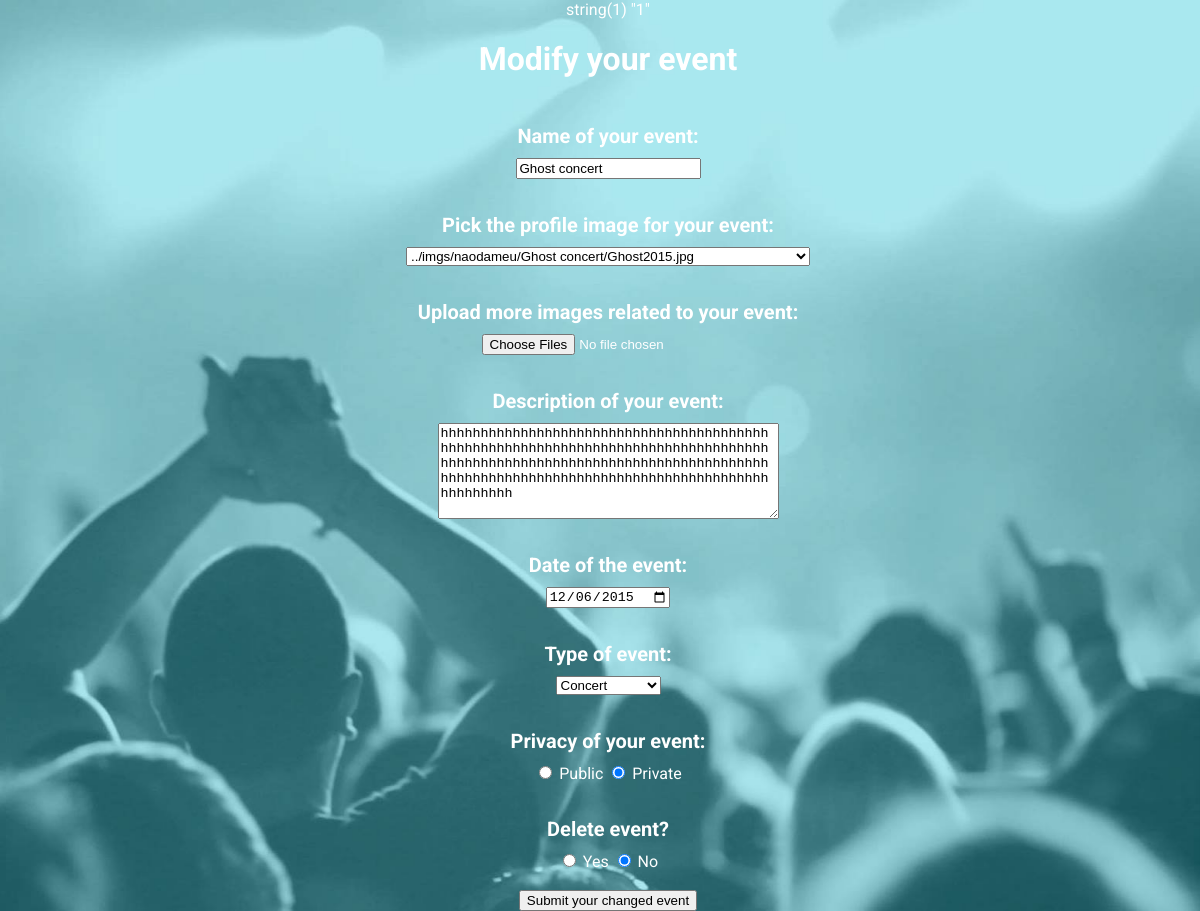
Page /templates/modify_event.php?event_id=1 on the committed database.
### tables this page shows
CREATE TABLE events (
	id_event INTEGER,
	username VARCHAR,
    id_events_types INTEGER,
    name VARCHAR,
	image VARCHAR,
	event_date DATE,
	description TEXT,
    visibility INTEGER, -- 0-> Public 1-> Private
    PRIMARY KEY (id_event),
    FOREIGN KEY (username) REFERENCES users(username) ON DELETE CASCADE ON UPDATE CASCADE
);

### templates/modify_event.php (the view, shortened to what this page needs)
<?php
    $db = new PDO('sqlite:../db/events.db');
	$event_id = $_GET["event_id"];
    $stmt_1 = $db->prepare("SELECT * FROM events_types");
    $stmt_1->execute();
    $result_1 = $stmt_1->fetchAll();
    $stmt_2 = $db->prepare('SELECT name, event_date, description, visibility FROM events WHERE id_event = ?');
    $stmt_2->execute(array($event_id));
    $result_2 = $stmt_2->fetchAll();
	$stmt_3 = $db->prepare('SELECT id_events_images, link FROM events_images WHERE id_event = ?');
	$stmt_3->execute(array($event_id));
	$result_3 = $stmt_3->fetchAll();
    foreach($result_2 as $event_rows)
    {
        $event_name = $event_rows[0];
        $event_date = $event_rows[1];
        $description = $event_rows[2];
		$event_privacy = $event_rows[3];
    }
	var_dump($event_privacy);
?>
<html>
  <head>
	  <link rel="stylesheet" href="../css/style5.css">
  </head>
  <body>
    <h1>Modify your event</h1>
    <form id="modify_event" action="../db/modify_event_submit.php" method="post" enctype="multipart/form-data">
        <label for="event_name"><br>Name of your event:<br></label>
        <input name="event_name" type="text" value="<?php echo $event_name ?>">
        <label for="event_image"><br>Pick the profile image for your event:<br></label>
		<select id="event_image" name="event_image" form="modify_event">
            <?php
            foreach($result_3 as $event_image)
            {
                echo '<option value='.$event_image['id_events_images'].'>'.$event_image['link'].'</option>';
            }
            ?>
        </select>
		<label for="event_images"><br>Upload more images related to your event:<br></label>
		<input id="event_images" type="file" name="event_images[]" multiple>
        <label for="event_description"><br>Description of your event:<br></label>
		<textarea name="event_description" form="modify_event" required ROWS=6 COLS=40><?php echo $description?></textarea>
        <label for="event_date"><br>Date of the event:<br></label>
        <input id="event_date" type="date" name="event_date" min="<?php echo date('Y-m-d'); ?>" value="<?php echo $event_date ?>">
        <label for="event_type"><br>Type of event:<br></label>
        <select id="event_type" name="event_type" form="modify_event">
            <?php
            foreach($result_1 as $event_type)
            {
                echo '<option value='.$event_type['id_events_types'].'>'.$event_type['name'].'</option>';
            }
            ?>
        </select>
		<label for="event_privacy"><br>Privacy of your event:<br></label>
        <div id="event_privacy">
            <input type="radio" name="event_privacy" value=0 <?php echo ($event_privacy == '0')?'checked':'' ?> required> Public
            <input type="radio" name="event_privacy" value=1 <?php echo ($event_privacy == '1')?'checked':'' ?> required> Private
        </div>
		<label for="delete_event"><br> Delete event?<br></label>
        <div id="delete_event">
            <input type="radio" name="delete_event" value="Yes" required> Yes
            <input type="radio" name="delete_event" value="No" checked required> No
        </div>
        <br><input id="submit" type="submit" name="submit" value="Submit your changed event"/>
    </form>
  </body>
</html>

### css/style5.css (style rules this page uses)
html, body { width: 100%; height: 100%; text-align: center; background: url('../imgs/event_n.jpg') no-repeat center center fixed; background-size: cover; color: white; margin-top: 0; font-family: 'Roboto'; }
label { border-radius: 6px; font-size: 20px; font-weight: bold; border: none; display: block; margin: 10px auto; }

### rows in the picture
events: event_name "Ghost concert", event_description "hhhhhhhhhhhhhhhhhhhhhhhhhhhhhhhhhhhhhhhhhhhhhhhhhhhhhhhhhhhhhhhhhhhhhhhhhhhhhhhhhhhhhhhhhhhhhhhhhhhhhhhhhhhhhhhhhhhhhhhhhhhhhhhhhhhhhhhhhhhhhhhhhhhhhhhhhhhhhhhhhhhhhhhhhhhhh", event_date "12/06/2015", visibility "☑"

### other values in the picture
form field event_image "../imgs/naodameu/Ghost concert/Ghost2015.jpg"
form field event_type "Concert"
